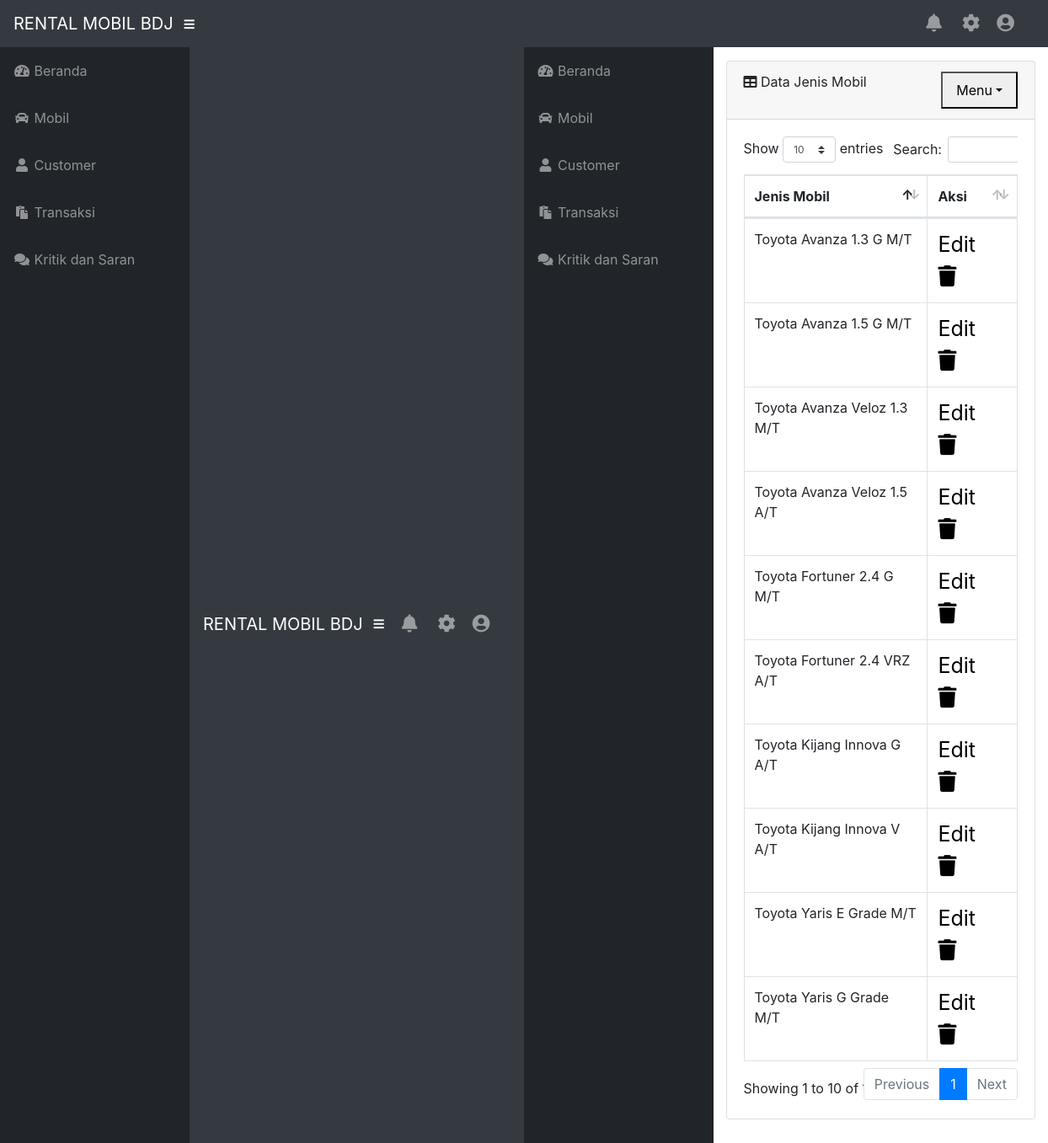
Screenshot of /admin/cont.php?r=data_jenismobil with the database file from the repository.
### tables this page shows
CREATE TABLE `jenis_mobil` (
  `id_jenismobil` int(5) NOT NULL,
  `jenis_mobil` varchar(40) NOT NULL
);

### admin/menu/mobil/data_jenismobil.php (the view, shortened to what this page needs)
    <div id="content-wrapper">
      <div class="container-fluid">
        <div class="card mb-3">
          <div class="card-header">
            <i class="fas fa-table"></i>
            Data Jenis Mobil
	  <div style="float:right;" class="nav-item dropdown no-arrow">
		  <button class="nav-link dropdown-toggle" id="userDropdown" role="button" data-toggle="dropdown" aria-haspopup="true" aria-expanded="false">Menu</button>
	</div>
	</div>
          <div class="card-body">
            <div class="table-responsive">
              <table class="table table-bordered" id="dataTable" width="100%" cellspacing="0">
                <thead>
                  <tr>
                      <th>Jenis Mobil</th>
				<th>Aksi</th>
                  </tr>
                </thead>
                <tbody>
		  	<?php
				$tampil = mysqli_query($koneksi, "SELECT * FROM jenis_mobil ORDER BY id_jenismobil");
				while($data=mysqli_fetch_array($tampil)){
			?>
                  <tr>
				<td> <?php echo $data['jenis_mobil']; ?> </td>
				<td>
					<center>
					<a href="?r=data_jenismobiledit&id=<?php echo $data['id_jenismobil']; ?>" class="edit"> Edit </a>
					<a href="?r=data_jenismobilhapus&id=<?php echo $data['id_jenismobil']; ?>" onclick="return confirm('Apakah Anda Yakin Ingin Menghapus Data Ini?')" class="edit"><i class="fa fa-trash"></i></a>
					</center>
				</td>
                  </tr>
				<?php } ?>
                </tbody>
              </table>
            </div>
          </div>
        </div>
      </div>
  </div>
</div>
    </div>

### admin/css/sb-admin.css (style rules this page uses)
html { position: relative; min-height: 100%; }
body { height: 100%; }
#wrapper #content-wrapper { overflow-x: hidden; width: 100%; padding-top: 1rem; padding-bottom: 80px; }
.dropdown { position: relative; display: inline-block; }
:root { --input-padding-x: 0.75rem; --input-padding-y: 0.75rem; }
.edit { color : black; font-size: 25px; margin-right:10px; text-decoration:none; float:left; }

### rows the page displays
jenis_mobil: jenis_mobil "Toyota Kijang Innova V A/T"
jenis_mobil: jenis_mobil "Toyota Avanza 1.3 G M/T"
jenis_mobil: jenis_mobil "Toyota Fortuner 2.4 G M/T"
jenis_mobil: jenis_mobil "Toyota Yaris G Grade M/T"
jenis_mobil: jenis_mobil "Toyota Yaris E Grade M/T"
jenis_mobil: jenis_mobil "Toyota Fortuner 2.4 VRZ A/T"
jenis_mobil: jenis_mobil "Toyota Avanza Veloz 1.5 A/T"
jenis_mobil: jenis_mobil "Toyota Avanza Veloz 1.3 M/T"
jenis_mobil: jenis_mobil "Toyota Avanza 1.5 G M/T"
jenis_mobil: jenis_mobil "Toyota Kijang Innova G A/T"
